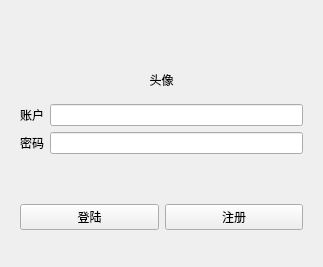
<?xml version="1.0" encoding="UTF-8"?>
<ui version="4.0">
 <class>Form</class>
 <widget class="QWidget" name="Form">
  <property name="geometry">
   <rect>
    <x>0</x>
    <y>0</y>
    <width>323</width>
    <height>267</height>
   </rect>
  </property>
  <property name="windowTitle">
   <string>Form</string>
  </property>
  <layout class="QVBoxLayout" name="verticalLayout">
   <item>
    <widget class="QLabel" name="headerImageLabel">
     <property name="contextMenuPolicy">
      <enum>Qt::DefaultContextMenu</enum>
     </property>
     <property name="text">
      <string>头像</string>
     </property>
     <property name="alignment">
      <set>Qt::AlignBottom|Qt::AlignHCenter</set>
     </property>
    </widget>
   </item>
   <item>
    <widget class="QWidget" name="widget_2" native="true">
     <layout class="QFormLayout" name="formLayout">
      <property name="fieldGrowthPolicy">
       <enum>QFormLayout::ExpandingFieldsGrow</enum>
      </property>
      <item row="0" column="0">
       <widget class="QLabel" name="userLabel">
        <property name="text">
         <string>账户</string>
        </property>
       </widget>
      </item>
      <item row="0" column="1">
       <widget class="QLineEdit" name="userLineEdit">
        <property name="sizePolicy">
         <sizepolicy hsizetype="Expanding" vsizetype="Fixed">
          <horstretch>0</horstretch>
          <verstretch>0</verstretch>
         </sizepolicy>
        </property>
        <property name="inputMask">
         <string/>
        </property>
       </widget>
      </item>
      <item row="1" column="0">
       <widget class="QLabel" name="passwdLabel">
        <property name="text">
         <string>密码</string>
        </property>
       </widget>
      </item>
      <item row="1" column="1">
       <widget class="QLineEdit" name="passwdLineEdit">
        <property name="echoMode">
         <enum>QLineEdit::PasswordEchoOnEdit</enum>
        </property>
       </widget>
      </item>
     </layout>
    </widget>
   </item>
   <item>
    <widget class="QWidget" name="widget" native="true">
     <layout class="QHBoxLayout" name="horizontalLayout">
      <item>
       <widget class="QPushButton" name="loginBtn">
        <property name="text">
         <string>登陆</string>
        </property>
       </widget>
      </item>
      <item>
       <widget class="QPushButton" name="registerBtn">
        <property name="text">
         <string>注册</string>
        </property>
       </widget>
      </item>
     </layout>
    </widget>
   </item>
  </layout>
 </widget>
 <resources/>
 <connections/>
</ui>
